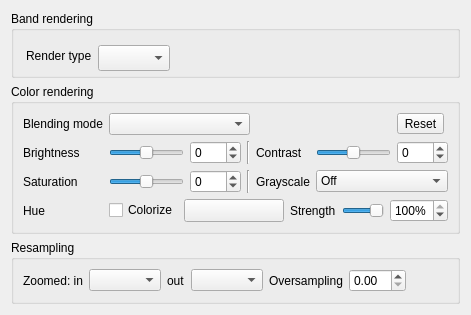
             <widget class="QWidget" name="scrollAreaWidgetContents_5">
              <property name="geometry">
               <rect>
                <x>0</x>
                <y>0</y>
                <width>451</width>
                <height>291</height>
               </rect>
              </property>
              <layout class="QVBoxLayout" name="verticalLayout_7">
               <item>
                <widget class="QgsCollapsibleGroupBox" name="mBandRenderingGrpBx">
                 <property name="sizePolicy">
                  <sizepolicy hsizetype="Preferred" vsizetype="Preferred">
                   <horstretch>0</horstretch>
                   <verstretch>5</verstretch>
                  </sizepolicy>
                 </property>
                 <property name="title">
                  <string>Band rendering</string>
                 </property>
                 <property name="syncGroup">
                  <string notr="true">rasterstyle</string>
                 </property>
                 <layout class="QVBoxLayout" name="verticalLayout_22">
                  <property name="leftMargin">
                   <number>0</number>
                  </property>
                  <property name="topMargin">
                   <number>12</number>
                  </property>
                  <property name="rightMargin">
                   <number>0</number>
                  </property>
                  <property name="bottomMargin">
                   <number>0</number>
                  </property>
                  <item>
                   <layout class="QHBoxLayout" name="horizontalLayout_5">
                    <property name="leftMargin">
                     <number>12</number>
                    </property>
                    <item>
                     <widget class="QLabel" name="mRenderTypeLabel">
                      <property name="sizePolicy">
                       <sizepolicy hsizetype="Minimum" vsizetype="Fixed">
                        <horstretch>0</horstretch>
                        <verstretch>0</verstretch>
                       </sizepolicy>
                      </property>
                      <property name="maximumSize">
                       <size>
                        <width>32767</width>
                        <height>22</height>
                       </size>
                      </property>
                      <property name="text">
                       <string>Render type</string>
                      </property>
                     </widget>
                    </item>
                    <item>
                     <widget class="QComboBox" name="mRenderTypeComboBox">
                      <property name="sizePolicy">
                       <sizepolicy hsizetype="Preferred" vsizetype="Fixed">
                        <horstretch>0</horstretch>
                        <verstretch>0</verstretch>
                       </sizepolicy>
                      </property>
                      <property name="minimumSize">
                       <size>
                        <width>0</width>
                        <height>26</height>
                       </size>
                      </property>
                      <property name="maximumSize">
                       <size>
                        <width>32767</width>
                        <height>22</height>
                       </size>
                      </property>
                     </widget>
                    </item>
                    <item>
                     <spacer name="horizontalSpacer">
                      <property name="orientation">
                       <enum>Qt::Horizontal</enum>
                      </property>
                      <property name="sizeHint" stdset="0">
                       <size>
                        <width>0</width>
                        <height>10</height>
                       </size>
                      </property>
                     </spacer>
                    </item>
                   </layout>
                  </item>
                  <item>
                   <widget class="QStackedWidget" name="mRendererStackedWidget"/>
                  </item>
                 </layout>
                </widget>
               </item>
               <item>
                <widget class="QgsCollapsibleGroupBox" name="mColorRenderingGrpBox">
                 <property name="title">
                  <string>Color rendering</string>
                 </property>
                 <property name="collapsed">
                  <bool>false</bool>
                 </property>
                 <property name="syncGroup">
                  <string notr="true">rasterstyle</string>
                 </property>
                 <property name="saveCollapsedState">
                  <bool>true</bool>
                 </property>
                 <layout class="QGridLayout" name="gridLayout_2">
                  <item row="2" column="0">
                   <widget class="QLabel" name="labelSaturation">
                    <property name="text">
                     <string>Saturation</string>
                    </property>
                   </widget>
                  </item>
                  <item row="3" column="0">
                   <widget class="QLabel" name="label_3">
                    <property name="text">
                     <string>Hue</string>
                    </property>
                   </widget>
                  </item>
                  <item row="2" column="1">
                   <widget class="QSlider" name="sliderSaturation">
                    <property name="sizePolicy">
                     <sizepolicy hsizetype="Expanding" vsizetype="Fixed">
                      <horstretch>0</horstretch>
                      <verstretch>0</verstretch>
                     </sizepolicy>
                    </property>
                    <property name="minimumSize">
                     <size>
                      <width>75</width>
                      <height>0</height>
                     </size>
                    </property>
                    <property name="minimum">
                     <number>-100</number>
                    </property>
                    <property name="maximum">
                     <number>100</number>
                    </property>
                    <property name="orientation">
                     <enum>Qt::Horizontal</enum>
                    </property>
                   </widget>
                  </item>
                  <item row="0" column="0">
                   <widget class="QLabel" name="mBlendTypeLabel">
                    <property name="text">
                     <string>Blending mode</string>
                    </property>
                   </widget>
                  </item>
                  <item row="1" column="0">
                   <widget class="QLabel" name="label_2">
                    <property name="text">
                     <string>Brightness</string>
                    </property>
                   </widget>
                  </item>
                  <item row="1" column="1">
                   <widget class="QSlider" name="mSliderBrightness">
                    <property name="minimumSize">
                     <size>
                      <width>75</width>
                      <height>0</height>
                     </size>
                    </property>
                    <property name="minimum">
                     <number>-255</number>
                    </property>
                    <property name="maximum">
                     <number>255</number>
                    </property>
                    <property name="orientation">
                     <enum>Qt::Horizontal</enum>
                    </property>
                    <property name="tickPosition">
                     <enum>QSlider::NoTicks</enum>
                    </property>
                    <property name="tickInterval">
                     <number>0</number>
                    </property>
                   </widget>
                  </item>
                  <item row="1" column="2">
                   <widget class="QSpinBox" name="mBrightnessSpinBox">
                    <property name="minimum">
                     <number>-255</number>
                    </property>
                    <property name="maximum">
                     <number>255</number>
                    </property>
                   </widget>
                  </item>
                  <item row="1" column="5">
                   <widget class="QSlider" name="mSliderContrast">
                    <property name="minimumSize">
                     <size>
                      <width>75</width>
                      <height>0</height>
                     </size>
                    </property>
                    <property name="minimum">
                     <number>-100</number>
                    </property>
                    <property name="maximum">
                     <number>100</number>
                    </property>
                    <property name="singleStep">
                     <number>1</number>
                    </property>
                    <property name="orientation">
                     <enum>Qt::Horizontal</enum>
                    </property>
                   </widget>
                  </item>
                  <item row="1" column="4">
                   <widget class="QLabel" name="label_5">
                    <property name="text">
                     <string>Contrast</string>
                    </property>
                   </widget>
                  </item>
                  <item row="1" column="6">
                   <widget class="QSpinBox" name="mContrastSpinBox">
                    <property name="minimum">
                     <number>-100</number>
                    </property>
                    <property name="maximum">
                     <number>100</number>
                    </property>
                   </widget>
                  </item>
                  <item row="2" column="3">
                   <widget class="Line" name="line_2">
                    <property name="orientation">
                     <enum>Qt::Vertical</enum>
                    </property>
                   </widget>
                  </item>
                  <item row="1" column="3">
                   <widget class="Line" name="line">
                    <property name="orientation">
                     <enum>Qt::Vertical</enum>
                    </property>
                   </widget>
                  </item>
                  <item row="2" column="4">
                   <widget class="QLabel" name="labelGrayscale">
                    <property name="text">
                     <string>Grayscale</string>
                    </property>
                   </widget>
                  </item>
                  <item row="2" column="2">
                   <widget class="QSpinBox" name="spinBoxSaturation">
                    <property name="minimum">
                     <number>-100</number>
                    </property>
                    <property name="maximum">
                     <number>100</number>
                    </property>
                    <property name="value">
                     <number>0</number>
                    </property>
                    <property name="decimals" stdset="0">
                     <number>0</number>
                    </property>
                   </widget>
                  </item>
                  <item row="3" column="1" colspan="6">
                   <layout class="QHBoxLayout" name="horizontalLayout_12">
                    <item>
                     <widget class="QCheckBox" name="mColorizeCheck">
                      <property name="text">
                       <string>Colorize</string>
                      </property>
                     </widget>
                    </item>
                    <item>
                     <widget class="QgsColorButton" name="btnColorizeColor">
                      <property name="minimumSize">
                       <size>
                        <width>100</width>
                        <height>0</height>
                       </size>
                      </property>
                      <property name="maximumSize">
                       <size>
                        <width>100</width>
                        <height>16777215</height>
                       </size>
                      </property>
                      <property name="text">
                       <string/>
                      </property>
                     </widget>
                    </item>
                    <item>
                     <widget class="QLabel" name="labelColorizeStrength">
                      <property name="text">
                       <string>Strength</string>
                      </property>
                     </widget>
                    </item>
                    <item>
                     <widget class="QSlider" name="sliderColorizeStrength">
                      <property name="maximum">
                       <number>100</number>
                      </property>
                      <property name="value">
                       <number>100</number>
                      </property>
                      <property name="orientation">
                       <enum>Qt::Horizontal</enum>
                      </property>
                     </widget>
                    </item>
                    <item>
                     <widget class="QSpinBox" name="spinColorizeStrength">
                      <property name="suffix">
                       <string>%</string>
                      </property>
                      <property name="minimum">
                       <number>0</number>
                      </property>
                      <property name="maximum">
                       <number>100</number>
                      </property>
                      <property name="value">
                       <number>100</number>
                      </property>
                     </widget>
                    </item>
                   </layout>
                  </item>
                  <item row="0" column="1" colspan="3">
                   <widget class="QgsBlendModeComboBox" name="mBlendModeComboBox">
                    <property name="minimumSize">
                     <size>
                      <width>0</width>
                      <height>0</height>
                     </size>
                    </property>
                   </widget>
                  </item>
                  <item row="0" column="6">
                   <widget class="QToolButton" name="mResetColorRenderingBtn">
                    <property name="toolTip">
                     <string>Reset all color rendering options to default</string>
                    </property>
                    <property name="text">
                     <string>Reset</string>
                    </property>
                    <property name="icon">
                     <iconset resource="../../../../QGIS/images/images.qrc">
                      <normaloff>:/images/themes/default/mActionUndo.svg</normaloff>:/images/themes/default/mActionUndo.svg</iconset>
                    </property>
                    <property name="toolButtonStyle">
                     <enum>Qt::ToolButtonTextBesideIcon</enum>
                    </property>
                   </widget>
                  </item>
                  <item row="2" column="5" colspan="2">
                   <widget class="QComboBox" name="comboGrayscale">
                    <item>
                     <property name="text">
                      <string>Off</string>
                     </property>
                    </item>
                    <item>
                     <property name="text">
                      <string>By lightness</string>
                     </property>
                    </item>
                    <item>
                     <property name="text">
                      <string>By luminosity</string>
                     </property>
                    </item>
                    <item>
                     <property name="text">
                      <string>By average</string>
                     </property>
                    </item>
                   </widget>
                  </item>
                 </layout>
                </widget>
               </item>
               <item>
                <widget class="QgsCollapsibleGroupBox" name="mResamplingGroupBox">
                 <property name="title">
                  <string>Resampling</string>
                 </property>
                 <property name="checkable">
                  <bool>false</bool>
                 </property>
                 <property name="collapsed">
                  <bool>false</bool>
                 </property>
                 <property name="syncGroup">
                  <string notr="true">rasterstyle</string>
                 </property>
                 <property name="saveCollapsedState">
                  <bool>true</bool>
                 </property>
                 <layout class="QHBoxLayout" name="horizontalLayout_2">
                  <item>
                   <widget class="QLabel" name="mZoomedInResamplingLabel">
                    <property name="text">
                     <string>Zoomed: in</string>
                    </property>
                   </widget>
                  </item>
                  <item>
                   <widget class="QComboBox" name="mZoomedInResamplingComboBox"/>
                  </item>
                  <item>
                   <widget class="QLabel" name="mZoomedOutResamplingLabel">
                    <property name="text">
                     <string>out</string>
                    </property>
                   </widget>
                  </item>
                  <item>
                   <widget class="QComboBox" name="mZoomedOutResamplingComboBox"/>
                  </item>
                  <item>
                   <widget class="QLabel" name="mMaximumOversamplingLabel">
                    <property name="text">
                     <string>Oversampling</string>
                    </property>
                   </widget>
                  </item>
                  <item>
                   <widget class="QDoubleSpinBox" name="mMaximumOversamplingSpinBox"/>
                  </item>
                  <item>
                   <spacer name="horizontalSpacer_2">
                    <property name="orientation">
                     <enum>Qt::Horizontal</enum>
                    </property>
                    <property name="sizeHint" stdset="0">
                     <size>
                      <width>0</width>
                      <height>20</height>
                     </size>
                    </property>
                   </spacer>
                  </item>
                 </layout>
                </widget>
               </item>
               <item>
                <spacer name="verticalSpacer_2">
                 <property name="orientation">
                  <enum>Qt::Vertical</enum>
                 </property>
                 <property name="sizeHint" stdset="0">
                  <size>
                   <width>20</width>
                   <height>40</height>
                  </size>
                 </property>
                </spacer>
               </item>
              </layout>
             </widget>
